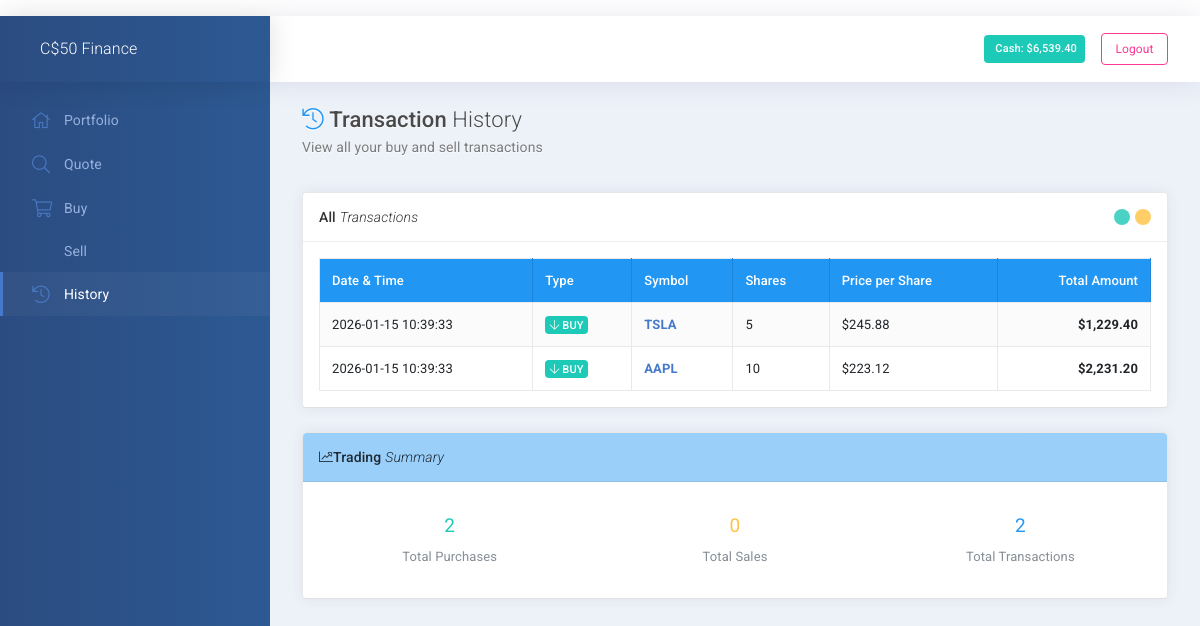
Page /history (signed in) on the committed database.
### model.py (models this page shows, shortened)
class Base(DeclarativeBase):
    pass

class User(Base):
    __tablename__ = "user"
    id = mapped_column(Integer, primary_key=True)
    full_names = mapped_column(String(255))
    username = mapped_column(String(255))
    create_date: Mapped[datetime] = mapped_column(insert_default=func.now())
    password_hash = mapped_column(String(1000))
    addresses: Mapped[List["Address"]] = relationship(back_populates="user")
    portfolio: Mapped["Portfolio"] = relationship(back_populates="user")
    cash: Mapped[int] = mapped_column(insert_default=10000)
    email: Mapped[str] = mapped_column(String(255), nullable=False)
    @property
    def password(self):
        raise AttributeError('password is not a readable attribute')

class Transaction(Base):
    __tablename__ = 'transactions'
    id = Column(Integer, primary_key=True)
    user_id = Column(Integer, ForeignKey('user.id'))
    symbol = Column(String(15))
    quantity = Column(Integer)
    price = Column(Float)
    transaction_type = Column(String(10))  # 'BUY' or 'SELL'
    timestamp = Column(DateTime, default=func.now())

### app.py (the view)
@app.route("/history")
@login_required
def history():
    user_id = current_user.id
    transactions = session_db.query(Transaction).filter_by(user_id=user_id).order_by(Transaction.timestamp.desc()).all()
    return render_template("history.html", transactions=transactions)

### app.py (called while the page is built)
@app.after_request
def after_request(response):
    response.headers["Cache-Control"] = "no-cache, no-store, must-revalidate"
    response.headers["Expires"] = 0
    response.headers["Pragma"] = "no-cache"
    return response

@login_manager.user_loader
def load_user(user_id):
    user = session_db.query(User).get(int(user_id))
    return user

### helpers.py (called while the page is built)
def login_required(f):
    @wraps(f)
    @flask_login_required
    def decorated_function(*args, **kwargs):
        return f(*args, **kwargs)
    return decorated_function

def usd(value):
    return f"${value:,.2f}"

### templates/history.html (shortened to what this page needs)
{% extends "layout.html" %}
{% block main %}
<div class="subheader">
  <h1 class="subheader-title">
    <i class='fal fa-history text-info'></i> Transaction <span class='fw-300'>History</span>
    <small>
      View all your buy and sell transactions
    </small>
  </h1>
</div>
<div class="row">
  <div class="col-xl-12">
    <div id="panel-1" class="panel">
      <div class="panel-hdr">
        <h2>
          All <span class="fw-300"><i>Transactions</i></span>
        </h2>
        <div class="panel-toolbar">
          <button class="btn btn-panel" data-action="panel-collapse" data-toggle="tooltip" data-offset="0,10" data-original-title="Collapse"></button>
          <button class="btn btn-panel" data-action="panel-fullscreen" data-toggle="tooltip" data-offset="0,10" data-original-title="Fullscreen"></button>
        </div>
      </div>
      <div class="panel-container show">
        <div class="panel-content">
          {% if transactions %}
          <table class="table table-bordered table-hover table-striped w-100 m-0">
            <thead class="bg-info-500 text-white">
              <tr>
                <th>Date & Time</th>
                <th>Type</th>
                <th>Symbol</th>
                <th>Shares</th>
                <th>Price per Share</th>
                <th class="text-right">Total Amount</th>
              </tr>
            </thead>
            <tbody>
              {% for transaction in transactions %}
              <tr>
                <td>{{ transaction.timestamp.strftime('%Y-%m-%d %H:%M:%S') }}</td>
                <td>
                  {% if transaction.transaction_type == 'BUY' %}
                    <span class="badge badge-success">
                      <i class="fal fa-arrow-down"></i> BUY
                    </span>
                  {% else %}
                    <span class="badge badge-warning">
                      <i class="fal fa-arrow-up"></i> SELL
                    </span>
                  {% endif %}
                </td>
                <td class="fw-700 text-primary">{{ transaction.symbol }}</td>
                <td>{{ transaction.quantity }}</td>
                <td>{{ transaction.price | usd }}</td>
                <td class="fw-700 text-right">{{ (transaction.price * transaction.quantity) | usd }}</td>
              </tr>
              {% endfor %}
            </tbody>
          </table>
          {% endif %}
        </div>
      </div>
    </div>
  </div>
</div>
{% if transactions %}
<div class="row">
  <div class="col-xl-12">
    <div id="panel-2" class="panel">
      <div class="panel-hdr bg-info-50">
        <h2>
          <i class="fal fa-chart-line"></i> Trading <span class="fw-300"><i>Summary</i></span>
        </h2>
      </div>
      <div class="panel-container show">
        <div class="panel-content">
          <div class="row">
            <div class="col-md-4">
              <div class="text-center p-3">
                <h3 class="text-success">
                  {{ transactions | selectattr('transaction_type', 'equalto', 'BUY') | list | length }}
                </h3>
                <p class="text-muted mb-0">Total Purchases</p>
              </div>
            </div>
            <div class="col-md-4">
              <div class="text-center p-3">
                <h3 class="text-warning">
                  {{ transactions | selectattr('transaction_type', 'equalto', 'SELL') | list | length }}
                </h3>
                <p class="text-muted mb-0">Total Sales</p>
              </div>
            </div>
            <div class="col-md-4">
              <div class="text-center p-3">
                <h3 class="text-info">
                  {{ transactions | length }}
                </h3>
                <p class="text-muted mb-0">Total Transactions</p>
              </div>
            </div>
          </div>
        </div>
      </div>
    </div>
  </div>
</div>
{% endif %}
{% endblock %}

### templates/layout.html (shortened to what this page needs)
<!DOCTYPE html>
<html lang="en">
  <head>
    <link rel="stylesheet" media="screen, print" href="{{ url_for('static', filename='css/vendors.bundle.css') }}">
    <link rel="stylesheet" media="screen, print" href="{{ url_for('static', filename='css/app.bundle.css') }}">
    <link rel="stylesheet" media="screen, print" href="{{ url_for('static', filename='css/themes/cust-theme-3.css') }}">
  </head>
  <p>
    <body class="mod-bg-1 mod-nav-link">
      <div class="page-wrapper">
	<div class="page-inner">
	  {% if current_user.is_authenticated %}
	  <aside class="page-sidebar">
	    <div class="page-logo">
	      <a href="/" class="page-logo-link d-flex align-items-center">
		<span class="page-logo-text">C$50 Finance</span>
	      </a>
	    </div>
	    <nav id="js-primary-nav" class="primary-nav" role="navigation">
	      <ul id="js-nav-menu" class="nav-menu">
		<li class="{{ 'active' if request.path == '/' }}"><a href="/"><i class="fal fa-home"></i> <span class="nav-link-text">Portfolio</span></a></li>
		<li class="{{ 'active' if request.path == '/quote' }}"><a href="/quote"><i class="fal fa-search"></i> <span class="nav-link-text">Quote</span></a></li>
		<li class="{{ 'active' if request.path == '/buy' }}"><a href="/buy"><i class="fal fa-shopping-cart"></i> <span class="nav-link-text">Buy</span></a></li>
		<li class="{{ 'active' if request.path == '/sell' }}"><a href="/sell"> <span class="nav-link-text">Sell</span></a></li>
		<li class="{{ 'active' if request.path == '/history' }}"><a href="/history"><i class="fal fa-history"></i> <span class="nav-link-text">History</span></a></li>
	      </ul>
	    </nav>
	  </aside>
	  {% endif %}
	  <div class="page-content-wrapper">
	    <header class="page-header" role="banner">
	      <div class="ml-auto d-flex align-items-center">
		{% if current_user.is_authenticated %}
		<div class="mr-3">
		  <span class="badge badge-success p-2">
		     Cash: {{ current_user.cash | usd }}
		  </span>
		</div>
		<a href="/logout" class="btn btn-sm btn-outline-danger">Logout</a>
		{% else %}
		<a href="{{ url_for('login') }}" class="btn btn-sm btn-primary mr-2">Login</a>
		<a href="{{ url_for('register') }}" class="btn btn-sm btn-outline-primary">Register</a>
		{% endif %}
	      </div>
	    </header>
	    <main id="js-page-content" role="main" class="page-content">
	      {% block main %}{% endblock %}
	    </main>
	  </div>
	</div>
      </div>
    </body>

### static/css/themes/cust-theme-3.css (style rules this page uses)
.page-logo, .page-sidebar, .nav-footer, .bg-brand-gradient { background-image: -webkit-gradient(linear, right top, left top, from(rgba(51, 148, 225, 0.18)), to(transparent)); background-image: linear-gradient(270deg, rgba(51, 148, 225, 0.18), transparent); background-color: #2b4c81; }
html body { background-color: #fff; }
.page-header { background-color: #fff; }
.nav-menu li.active > a { color: white; background-color: rgba(255, 255, 255, 0.04); -webkit-box-shadow: inset 3px 0 0 #4679cc; box-shadow: inset 3px 0 0 #4679cc; }
.nav-menu li.active:not(.open) > a:before { color: #24b3a4; }
.nav-menu li a { color: #97b1dc; }
.nav-menu li a > [class*='fa-'], .nav-menu li a > .ni { color: #4a78c2; }
.page-content-wrapper { background-color: #edf2f9; }
.subheader-title { color: #494949; text-shadow: #fff 0 1px; }
.subheader-title small { color: #7c7c7c; }
.panel { background-color: #fff; border-bottom: 1px solid #e0e0e0; }
.panel-hdr { background: #fff; }
.panel-toolbar .btn-panel[data-action="panel-collapse"], .panel-toolbar .btn-panel.js-panel-collapse { background: #1dc9b7; }
.panel-toolbar .btn-panel[data-action="panel-fullscreen"], .panel-toolbar .btn-panel.js-panel-fullscreen { background: #ffc241; }
.bg-info-50 { background-color: #9acffa; color: rgba(0, 0, 0, 0.8); }
.bg-info-500 { background-color: #2196F3; color: white; }
.btn-outline-danger { color: #fd3995; border-color: #fd3995; }
.text-primary { color: #4679cc !important; }
.text-success { color: #1dc9b7 !important; }
.text-info { color: #2196F3 !important; }
.text-warning { color: #ffc241 !important; }

### rows in the picture
User: cash "$6,539.40"
Transaction: transaction_type "BUY" (drawn), (transaction.price*transaction.quantity)|usd "$1,229.40"
Transaction: transaction_type "BUY" (drawn), (transaction.price*transaction.quantity)|usd "$2,231.20"

### other values in the picture
{{ transactions | length }} "2"
